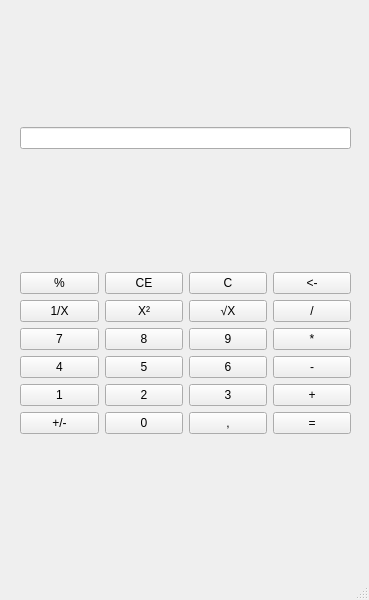
<?xml version="1.0" encoding="UTF-8"?>
<ui version="4.0">
 <class>MainWindow</class>
 <widget class="QMainWindow" name="MainWindow">
  <property name="geometry">
   <rect>
    <x>0</x>
    <y>0</y>
    <width>369</width>
    <height>600</height>
   </rect>
  </property>
  <property name="windowTitle">
   <string>MainWindow</string>
  </property>
  <widget class="QWidget" name="centralwidget">
   <widget class="QWidget" name="verticalLayoutWidget">
    <property name="geometry">
     <rect>
      <x>20</x>
      <y>10</y>
      <width>331</width>
      <height>541</height>
     </rect>
    </property>
    <layout class="QVBoxLayout" name="verticalLayout">
     <item>
      <widget class="QLineEdit" name="lineEdit"/>
     </item>
     <item>
      <layout class="QGridLayout" name="gridLayout">
       <item row="1" column="3">
        <widget class="QPushButton" name="pushButton_9">
         <property name="text">
          <string>/</string>
         </property>
        </widget>
       </item>
       <item row="6" column="2">
        <widget class="QPushButton" name="pushButton_20">
         <property name="text">
          <string>,</string>
         </property>
        </widget>
       </item>
       <item row="6" column="3">
        <widget class="QPushButton" name="pushButton_24">
         <property name="text">
          <string>=</string>
         </property>
        </widget>
       </item>
       <item row="0" column="0">
        <widget class="QPushButton" name="pushButton_2">
         <property name="text">
          <string>%</string>
         </property>
        </widget>
       </item>
       <item row="5" column="2">
        <widget class="QPushButton" name="pushButton_19">
         <property name="text">
          <string>3</string>
         </property>
        </widget>
       </item>
       <item row="1" column="2">
        <widget class="QPushButton" name="pushButton_8">
         <property name="text">
          <string>√X</string>
         </property>
        </widget>
       </item>
       <item row="3" column="0">
        <widget class="QPushButton" name="pushButton">
         <property name="text">
          <string>7</string>
         </property>
        </widget>
       </item>
       <item row="5" column="1">
        <widget class="QPushButton" name="pushButton_15">
         <property name="text">
          <string>2</string>
         </property>
        </widget>
       </item>
       <item row="1" column="1">
        <widget class="QPushButton" name="pushButton_4">
         <property name="text">
          <string>X²</string>
         </property>
        </widget>
       </item>
       <item row="6" column="1">
        <widget class="QPushButton" name="pushButton_14">
         <property name="text">
          <string>0</string>
         </property>
        </widget>
       </item>
       <item row="1" column="0">
        <widget class="QPushButton" name="pushButton_3">
         <property name="text">
          <string>1/X</string>
         </property>
        </widget>
       </item>
       <item row="3" column="2">
        <widget class="QPushButton" name="pushButton_17">
         <property name="text">
          <string>9</string>
         </property>
        </widget>
       </item>
       <item row="4" column="3">
        <widget class="QPushButton" name="pushButton_22">
         <property name="text">
          <string>-</string>
         </property>
        </widget>
       </item>
       <item row="4" column="0">
        <widget class="QPushButton" name="pushButton_5">
         <property name="text">
          <string>4</string>
         </property>
        </widget>
       </item>
       <item row="0" column="1">
        <widget class="QPushButton" name="pushButton_10">
         <property name="text">
          <string>CE</string>
         </property>
        </widget>
       </item>
       <item row="3" column="3">
        <widget class="QPushButton" name="pushButton_21">
         <property name="text">
          <string>*</string>
         </property>
        </widget>
       </item>
       <item row="6" column="0">
        <widget class="QPushButton" name="pushButton_7">
         <property name="text">
          <string>+/-</string>
         </property>
        </widget>
       </item>
       <item row="3" column="1">
        <widget class="QPushButton" name="pushButton_13">
         <property name="text">
          <string>8</string>
         </property>
        </widget>
       </item>
       <item row="5" column="3">
        <widget class="QPushButton" name="pushButton_23">
         <property name="text">
          <string>+</string>
         </property>
        </widget>
       </item>
       <item row="4" column="2">
        <widget class="QPushButton" name="pushButton_18">
         <property name="text">
          <string>6</string>
         </property>
        </widget>
       </item>
       <item row="5" column="0">
        <widget class="QPushButton" name="pushButton_6">
         <property name="text">
          <string>1</string>
         </property>
        </widget>
       </item>
       <item row="0" column="3">
        <widget class="QPushButton" name="pushButton_12">
         <property name="text">
          <string>&lt;-</string>
         </property>
        </widget>
       </item>
       <item row="0" column="2">
        <widget class="QPushButton" name="pushButton_11">
         <property name="text">
          <string>C</string>
         </property>
        </widget>
       </item>
       <item row="4" column="1">
        <widget class="QPushButton" name="pushButton_16">
         <property name="text">
          <string>5</string>
         </property>
        </widget>
       </item>
      </layout>
     </item>
    </layout>
   </widget>
  </widget>
  <widget class="QMenuBar" name="menubar">
   <property name="geometry">
    <rect>
     <x>0</x>
     <y>0</y>
     <width>369</width>
     <height>22</height>
    </rect>
   </property>
  </widget>
  <widget class="QStatusBar" name="statusbar"/>
 </widget>
 <resources/>
 <connections/>
</ui>
